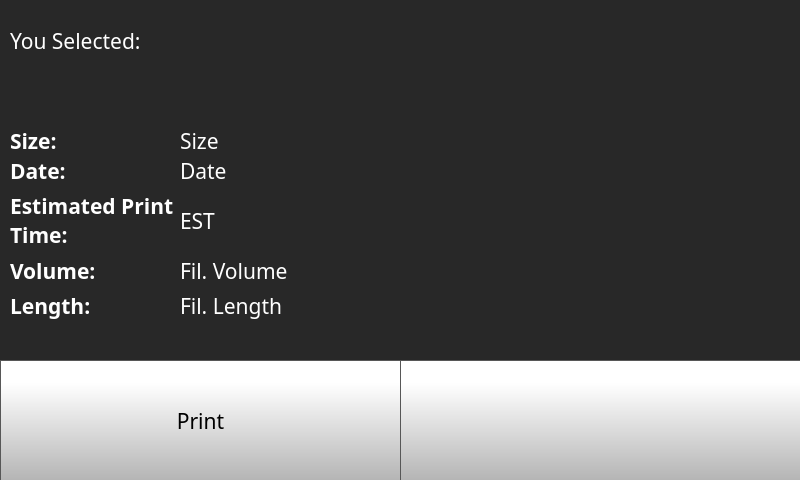
<?xml version="1.0" encoding="UTF-8"?>
<ui version="4.0">
 <class>localUSB</class>
 <widget class="QWidget" name="localUSB">
  <property name="geometry">
   <rect>
    <x>0</x>
    <y>0</y>
    <width>800</width>
    <height>480</height>
   </rect>
  </property>
  <property name="minimumSize">
   <size>
    <width>800</width>
    <height>480</height>
   </size>
  </property>
  <property name="maximumSize">
   <size>
    <width>800</width>
    <height>480</height>
   </size>
  </property>
  <property name="windowTitle">
   <string>Form</string>
  </property>
  <widget class="QStackedWidget" name="stackedWidget">
   <property name="geometry">
    <rect>
     <x>0</x>
     <y>0</y>
     <width>800</width>
     <height>480</height>
    </rect>
   </property>
   <property name="minimumSize">
    <size>
     <width>800</width>
     <height>480</height>
    </size>
   </property>
   <property name="maximumSize">
    <size>
     <width>800</width>
     <height>480</height>
    </size>
   </property>
   <property name="styleSheet">
    <string notr="true">background-color: rgb(40, 40, 40);
</string>
   </property>
   <property name="currentIndex">
    <number>3</number>
   </property>
   <widget class="QWidget" name="fileListLocalPage">
    <widget class="QPushButton" name="USBStorageBackButton">
     <property name="geometry">
      <rect>
       <x>690</x>
       <y>330</y>
       <width>111</width>
       <height>151</height>
      </rect>
     </property>
     <property name="minimumSize">
      <size>
       <width>0</width>
       <height>0</height>
      </size>
     </property>
     <property name="font">
      <font>
       <family>Gotham Light</family>
       <pointsize>20</pointsize>
      </font>
     </property>
     <property name="styleSheet">
      <string notr="true">QPushButton {
        border: 1px solid rgb(87, 87, 87);
	background-color: qlineargradient(spread:pad, x1:0, y1:1, x2:0, y2:0.188, stop:0 rgba(180, 180, 180, 255), stop:1 rgba(255, 255, 255, 255));


}

QPushButton:pressed {
    background-color: qlineargradient(x1: 0, y1: 0, x2: 0, y2: 1,
                                      stop: 0 #dadbde, stop: 1 #f6f7fa);
}

QPushButton:flat {
    border: none; /* no border for a flat push button */
}

QPushButton:default {
    border-color: navy; /* make the default button prominent */
}

QPushButton:focus {
	outline: none;
}</string>
     </property>
     <property name="text">
      <string/>
     </property>
     <property name="icon">
      <iconset resource="resources/resource.qrc">
       <normaloff>:/Navigation/img/Navigation/arrows-4.png</normaloff>:/Navigation/img/Navigation/arrows-4.png</iconset>
     </property>
     <property name="iconSize">
      <size>
       <width>70</width>
       <height>70</height>
      </size>
     </property>
     <property name="checkable">
      <bool>false</bool>
     </property>
     <property name="autoDefault">
      <bool>false</bool>
     </property>
     <property name="default">
      <bool>false</bool>
     </property>
     <property name="flat">
      <bool>false</bool>
     </property>
    </widget>
    <widget class="QPushButton" name="USBStorageScrollDown">
     <property name="geometry">
      <rect>
       <x>590</x>
       <y>240</y>
       <width>101</width>
       <height>241</height>
      </rect>
     </property>
     <property name="minimumSize">
      <size>
       <width>0</width>
       <height>0</height>
      </size>
     </property>
     <property name="font">
      <font>
       <family>Gotham Light</family>
       <pointsize>20</pointsize>
      </font>
     </property>
     <property name="styleSheet">
      <string notr="true">QPushButton {
     border: 1px solid rgb(87, 87, 87);
	background-color: qlineargradient(spread:pad, x1:0, y1:1, x2:0, y2:0.188, stop:0 rgba(180, 180, 180, 255), stop:1 rgba(255, 255, 255, 255));


}

QPushButton:pressed {
    background-color: qlineargradient(x1: 0, y1: 0, x2: 0, y2: 1,
                                      stop: 0 #dadbde, stop: 1 #f6f7fa);
}

QPushButton:flat {
    border: none; /* no border for a flat push button */
}

QPushButton:default {
    border-color: navy; /* make the default button prominent */
}

QPushButton:focus {
	outline: none;
}</string>
     </property>
     <property name="text">
      <string/>
     </property>
     <property name="icon">
      <iconset resource="resources/resource.qrc">
       <normaloff>:/Navigation/img/Navigation/arrows-5.png</normaloff>:/Navigation/img/Navigation/arrows-5.png</iconset>
     </property>
     <property name="iconSize">
      <size>
       <width>70</width>
       <height>70</height>
      </size>
     </property>
     <property name="checkable">
      <bool>false</bool>
     </property>
     <property name="autoRepeat">
      <bool>true</bool>
     </property>
     <property name="autoExclusive">
      <bool>false</bool>
     </property>
     <property name="autoDefault">
      <bool>false</bool>
     </property>
     <property name="default">
      <bool>false</bool>
     </property>
     <property name="flat">
      <bool>false</bool>
     </property>
    </widget>
    <widget class="QPushButton" name="USBStorageSelectButton">
     <property name="geometry">
      <rect>
       <x>690</x>
       <y>0</y>
       <width>111</width>
       <height>151</height>
      </rect>
     </property>
     <property name="minimumSize">
      <size>
       <width>0</width>
       <height>0</height>
      </size>
     </property>
     <property name="font">
      <font>
       <family>Gotham Light</family>
       <pointsize>20</pointsize>
      </font>
     </property>
     <property name="styleSheet">
      <string notr="true">QPushButton {
     border: 1px solid rgb(87, 87, 87);
	background-color: qlineargradient(spread:pad, x1:0, y1:1, x2:0, y2:0.188, stop:0 rgba(180, 180, 180, 255), stop:1 rgba(255, 255, 255, 255));


}

QPushButton:pressed {
    background-color: qlineargradient(x1: 0, y1: 0, x2: 0, y2: 1,
                                      stop: 0 #dadbde, stop: 1 #f6f7fa);
}

QPushButton:flat {
    border: none; /* no border for a flat push button */
}

QPushButton:default {
    border-color: navy; /* make the default button prominent */
}

QPushButton:focus {
	outline: none;
}</string>
     </property>
     <property name="text">
      <string/>
     </property>
     <property name="icon">
      <iconset resource="resources/resource.qrc">
       <normaloff>:/Icons/img/icons/verification-mark.png</normaloff>:/Icons/img/icons/verification-mark.png</iconset>
     </property>
     <property name="iconSize">
      <size>
       <width>70</width>
       <height>70</height>
      </size>
     </property>
     <property name="checkable">
      <bool>false</bool>
     </property>
     <property name="autoDefault">
      <bool>false</bool>
     </property>
     <property name="default">
      <bool>false</bool>
     </property>
     <property name="flat">
      <bool>false</bool>
     </property>
    </widget>
    <widget class="QPushButton" name="USBStorageScrollUp">
     <property name="geometry">
      <rect>
       <x>590</x>
       <y>0</y>
       <width>101</width>
       <height>241</height>
      </rect>
     </property>
     <property name="minimumSize">
      <size>
       <width>0</width>
       <height>0</height>
      </size>
     </property>
     <property name="font">
      <font>
       <family>Gotham Light</family>
       <pointsize>20</pointsize>
      </font>
     </property>
     <property name="styleSheet">
      <string notr="true">QPushButton {

     border: 1px solid rgb(87, 87, 87);
	background-color: qlineargradient(spread:pad, x1:0, y1:1, x2:0, y2:0.188, stop:0 rgba(180, 180, 180, 255), stop:1 rgba(255, 255, 255, 255));

}

QPushButton:pressed {
    background-color: qlineargradient(x1: 0, y1: 0, x2: 0, y2: 1,
                                      stop: 0 #dadbde, stop: 1 #f6f7fa);
}

QPushButton:flat {
    border: none; /* no border for a flat push button */
}

QPushButton:default {
    border-color: navy; /* make the default button prominent */
}

QPushButton:focus {
	outline: none;
}</string>
     </property>
     <property name="text">
      <string/>
     </property>
     <property name="icon">
      <iconset resource="resources/resource.qrc">
       <normaloff>:/Navigation/img/Navigation/arrows.png</normaloff>:/Navigation/img/Navigation/arrows.png</iconset>
     </property>
     <property name="iconSize">
      <size>
       <width>70</width>
       <height>70</height>
      </size>
     </property>
     <property name="checkable">
      <bool>false</bool>
     </property>
     <property name="autoRepeat">
      <bool>true</bool>
     </property>
     <property name="autoExclusive">
      <bool>false</bool>
     </property>
     <property name="autoDefault">
      <bool>false</bool>
     </property>
     <property name="default">
      <bool>false</bool>
     </property>
     <property name="flat">
      <bool>false</bool>
     </property>
    </widget>
    <widget class="QPushButton" name="USBStorageSaveButton">
     <property name="geometry">
      <rect>
       <x>690</x>
       <y>150</y>
       <width>111</width>
       <height>181</height>
      </rect>
     </property>
     <property name="minimumSize">
      <size>
       <width>0</width>
       <height>0</height>
      </size>
     </property>
     <property name="font">
      <font>
       <family>Gotham Light</family>
       <pointsize>20</pointsize>
      </font>
     </property>
     <property name="styleSheet">
      <string notr="true">QPushButton {
     border: 1px solid rgb(87, 87, 87);
	background-color: qlineargradient(spread:pad, x1:0, y1:1, x2:0, y2:0.188, stop:0 rgba(180, 180, 180, 255), stop:1 rgba(255, 255, 255, 255));

}

QPushButton:pressed {
    background-color: qlineargradient(x1: 0, y1: 0, x2: 0, y2: 1,
                                      stop: 0 #dadbde, stop: 1 #f6f7fa);
}

QPushButton:flat {
    border: none; /* no border for a flat push button */
}

QPushButton:default {
    border-color: navy; /* make the default button prominent */
}

QPushButton:focus {
	outline: none;
}</string>
     </property>
     <property name="text">
      <string/>
     </property>
     <property name="icon">
      <iconset resource="resources/resource.qrc">
       <normaloff>:/Icons/img/icons/delete.png</normaloff>:/Icons/img/icons/delete.png</iconset>
     </property>
     <property name="iconSize">
      <size>
       <width>70</width>
       <height>70</height>
      </size>
     </property>
     <property name="checkable">
      <bool>false</bool>
     </property>
     <property name="autoDefault">
      <bool>false</bool>
     </property>
     <property name="default">
      <bool>false</bool>
     </property>
     <property name="flat">
      <bool>false</bool>
     </property>
    </widget>
    <widget class="QListWidget" name="fileListWidgetUSB">
     <property name="geometry">
      <rect>
       <x>0</x>
       <y>0</y>
       <width>591</width>
       <height>481</height>
      </rect>
     </property>
     <property name="font">
      <font>
       <family>Gotham</family>
       <pointsize>20</pointsize>
      </font>
     </property>
     <property name="styleSheet">
      <string notr="true">

QListView {
    show-decoration-selected: 1; /* make the selection span the entire width
 of the view */
	background-color: rgb(255, 255, 255);
outline: none;
}

QListView::item:!selected {
	color: black;
outline: none;
}

QListView::item:selected {
    border:  rgb(182, 182, 182);
	color: rgb(255, 255, 255);
	background-color: rgb(40, 40, 40);
outline: none;
}

QListView::item:selected:!active {
     border: 1px solid rgb(182, 182, 182);
	background-color: rgb(40,40,40);
outline: none;

}

QListView::item:selected:active {
     border: 1px solid  rgb(182, 182, 182);
	background-color: rgb(40,40,40);
outline: none;
}

QListView::item:selected:focus {
	outline: none;
}
</string>
     </property>
     <property name="frameShape">
      <enum>QFrame::NoFrame</enum>
     </property>
     <property name="frameShadow">
      <enum>QFrame::Plain</enum>
     </property>
     <property name="verticalScrollBarPolicy">
      <enum>Qt::ScrollBarAlwaysOff</enum>
     </property>
     <property name="horizontalScrollBarPolicy">
      <enum>Qt::ScrollBarAlwaysOff</enum>
     </property>
     <property name="autoScrollMargin">
      <number>4</number>
     </property>
     <property name="verticalScrollMode">
      <enum>QAbstractItemView::ScrollPerItem</enum>
     </property>
     <property name="spacing">
      <number>8</number>
     </property>
    </widget>
   </widget>
   <widget class="QWidget" name="printLocationPage">
    <widget class="QPushButton" name="printLocationScreenBackButton">
     <property name="geometry">
      <rect>
       <x>529</x>
       <y>350</y>
       <width>271</width>
       <height>131</height>
      </rect>
     </property>
     <property name="minimumSize">
      <size>
       <width>0</width>
       <height>0</height>
      </size>
     </property>
     <property name="font">
      <font>
       <family>Gotham Light</family>
       <pointsize>16</pointsize>
      </font>
     </property>
     <property name="styleSheet">
      <string notr="true">QPushButton {
     border: 1px solid rgb(87, 87, 87);
	background-color: qlineargradient(spread:pad, x1:0, y1:1, x2:0, y2:0.188, stop:0 rgba(180, 180, 180, 255), stop:1 rgba(255, 255, 255, 255));


}

QPushButton:pressed {
    background-color: qlineargradient(x1: 0, y1: 0, x2: 0, y2: 1,
                                      stop: 0 #dadbde, stop: 1 #f6f7fa);
}

QPushButton:flat {
    border: none; /* no border for a flat push button */
}

QPushButton:default {
    border-color: navy; /* make the default button prominent */
}</string>
     </property>
     <property name="text">
      <string/>
     </property>
     <property name="icon">
      <iconset resource="resources/resource.qrc">
       <normaloff>:/Navigation/img/Navigation/arrows-4.png</normaloff>:/Navigation/img/Navigation/arrows-4.png</iconset>
     </property>
     <property name="iconSize">
      <size>
       <width>70</width>
       <height>70</height>
      </size>
     </property>
     <property name="checkable">
      <bool>false</bool>
     </property>
     <property name="autoDefault">
      <bool>false</bool>
     </property>
     <property name="default">
      <bool>false</bool>
     </property>
     <property name="flat">
      <bool>false</bool>
     </property>
    </widget>
    <widget class="QPushButton" name="fromUsbButton">
     <property name="geometry">
      <rect>
       <x>267</x>
       <y>350</y>
       <width>265</width>
       <height>131</height>
      </rect>
     </property>
     <property name="font">
      <font>
       <family>Gotham</family>
       <pointsize>16</pointsize>
      </font>
     </property>
     <property name="styleSheet">
      <string notr="true">QPushButton {
     border: 1px solid rgb(87, 87, 87);
	background-color: qlineargradient(spread:pad, x1:0, y1:1, x2:0, y2:0.188, stop:0 rgba(180, 180, 180, 255), stop:1 rgba(255, 255, 255, 255));



}

QPushButton:pressed {
    background-color: qlineargradient(x1: 0, y1: 0, x2: 0, y2: 1,
                                      stop: 0 #dadbde, stop: 1 #f6f7fa);
}

QPushButton:flat {
    border: none; /* no border for a flat push button */
}

QPushButton:default {
    border-color: navy; /* make the default button prominent */
}</string>
     </property>
     <property name="text">
      <string>USB</string>
     </property>
     <property name="icon">
      <iconset resource="resources/resource.qrc">
       <normaloff>:/Icons/img/icons/usb.png</normaloff>:/Icons/img/icons/usb.png</iconset>
     </property>
     <property name="iconSize">
      <size>
       <width>70</width>
       <height>70</height>
      </size>
     </property>
    </widget>
    <widget class="QLabel" name="printFromLabel">
     <property name="geometry">
      <rect>
       <x>30</x>
       <y>80</y>
       <width>231</width>
       <height>31</height>
      </rect>
     </property>
     <property name="font">
      <font>
       <family>Gotham</family>
       <pointsize>16</pointsize>
       <bold>false</bold>
      </font>
     </property>
     <property name="styleSheet">
      <string notr="true">color: rgb(255, 255, 255);</string>
     </property>
     <property name="text">
      <string>Print From :</string>
     </property>
    </widget>
    <widget class="QPushButton" name="fromLocalButton">
     <property name="geometry">
      <rect>
       <x>0</x>
       <y>350</y>
       <width>271</width>
       <height>131</height>
      </rect>
     </property>
     <property name="font">
      <font>
       <family>Gotham</family>
       <pointsize>16</pointsize>
      </font>
     </property>
     <property name="styleSheet">
      <string notr="true">QPushButton {
     border: 1px solid rgb(87, 87, 87);
	background-color: qlineargradient(spread:pad, x1:0, y1:1, x2:0, y2:0.188, stop:0 rgba(180, 180, 180, 255), stop:1 rgba(255, 255, 255, 255));



}

QPushButton:pressed {
    background-color: qlineargradient(x1: 0, y1: 0, x2: 0, y2: 1,
                                      stop: 0 #dadbde, stop: 1 #f6f7fa);
}

QPushButton:flat {
    border: none; /* no border for a flat push button */
}

QPushButton:default {
    border-color: navy; /* make the default button prominent */
}</string>
     </property>
     <property name="text">
      <string>Local </string>
     </property>
     <property name="icon">
      <iconset resource="resources/resource.qrc">
       <normaloff>:/Icons/img/icons/folder.png</normaloff>:/Icons/img/icons/folder.png</iconset>
     </property>
     <property name="iconSize">
      <size>
       <width>70</width>
       <height>70</height>
      </size>
     </property>
    </widget>
   </widget>
   <widget class="QWidget" name="printSelectedUSBPage">
    <widget class="QToolButton" name="fileSelectedUSBTransferButton">
     <property name="geometry">
      <rect>
       <x>0</x>
       <y>350</y>
       <width>271</width>
       <height>131</height>
      </rect>
     </property>
     <property name="minimumSize">
      <size>
       <width>0</width>
       <height>0</height>
      </size>
     </property>
     <property name="font">
      <font>
       <family>Gotham</family>
       <pointsize>16</pointsize>
      </font>
     </property>
     <property name="styleSheet">
      <string notr="true">QToolButton {
    border: 1px solid rgb(87, 87, 87);
	background-color: qlineargradient(spread:pad, x1:0, y1:1, x2:0, y2:0.188, stop:0 rgba(180, 180, 180, 255), stop:1 rgba(255, 255, 255, 255));
}

QToolButton:pressed {
    background-color: qlineargradient(x1: 0, y1: 0, x2: 0, y2: 1,
                                      stop: 0 #dadbde, stop: 1 #f6f7fa);
}

QToolButton:flat {
    border: none; /* no border for a flat push button */
}

QToolButton:default {
    border-color: navy; /* make the default button prominent */
}</string>
     </property>
     <property name="text">
      <string>Save to Local</string>
     </property>
     <property name="icon">
      <iconset resource="resources/resource.qrc">
       <normaloff>:/Icons/img/icons/icon.png</normaloff>:/Icons/img/icons/icon.png</iconset>
     </property>
     <property name="iconSize">
      <size>
       <width>70</width>
       <height>70</height>
      </size>
     </property>
     <property name="checkable">
      <bool>false</bool>
     </property>
     <property name="toolButtonStyle">
      <enum>Qt::ToolButtonTextUnderIcon</enum>
     </property>
    </widget>
    <widget class="QPushButton" name="fileSelectedUSBBackButton">
     <property name="geometry">
      <rect>
       <x>529</x>
       <y>350</y>
       <width>271</width>
       <height>131</height>
      </rect>
     </property>
     <property name="minimumSize">
      <size>
       <width>0</width>
       <height>0</height>
      </size>
     </property>
     <property name="font">
      <font>
       <family>Gotham</family>
       <pointsize>16</pointsize>
      </font>
     </property>
     <property name="styleSheet">
      <string notr="true">QPushButton {
    border: 1px solid rgb(87, 87, 87);

	background-color: qlineargradient(spread:pad, x1:0, y1:1, x2:0, y2:0.188, stop:0 rgba(180, 180, 180, 255), stop:1 rgba(255, 255, 255, 255));
}

QPushButton:pressed {
    background-color: qlineargradient(x1: 0, y1: 0, x2: 0, y2: 1,
                                      stop: 0 #dadbde, stop: 1 #f6f7fa);
}

QPushButton:flat {
    border: none; /* no border for a flat push button */
}

QPushButton:default {
    border-color: navy; /* make the default button prominent */
}</string>
     </property>
     <property name="text">
      <string/>
     </property>
     <property name="icon">
      <iconset resource="resources/resource.qrc">
       <normaloff>:/Navigation/img/Navigation/arrows-4.png</normaloff>:/Navigation/img/Navigation/arrows-4.png</iconset>
     </property>
     <property name="iconSize">
      <size>
       <width>70</width>
       <height>70</height>
      </size>
     </property>
     <property name="checkable">
      <bool>false</bool>
     </property>
     <property name="autoDefault">
      <bool>false</bool>
     </property>
     <property name="default">
      <bool>false</bool>
     </property>
     <property name="flat">
      <bool>false</bool>
     </property>
    </widget>
    <widget class="QLabel" name="printPreviewSelectedUSB">
     <property name="geometry">
      <rect>
       <x>270</x>
       <y>20</y>
       <width>261</width>
       <height>271</height>
      </rect>
     </property>
     <property name="font">
      <font>
       <family>Gotham</family>
       <pointsize>16</pointsize>
      </font>
     </property>
     <property name="styleSheet">
      <string notr="true">background-color: rgba(255, 255, 255, 0);</string>
     </property>
     <property name="text">
      <string/>
     </property>
     <property name="pixmap">
      <pixmap resource="resources/resource.qrc">:/Logos &amp; Branding/img/Logos/thumbnail.png</pixmap>
     </property>
     <property name="scaledContents">
      <bool>true</bool>
     </property>
    </widget>
    <widget class="QToolButton" name="fileSelectedUSBPrintButton">
     <property name="geometry">
      <rect>
       <x>267</x>
       <y>350</y>
       <width>265</width>
       <height>131</height>
      </rect>
     </property>
     <property name="minimumSize">
      <size>
       <width>0</width>
       <height>0</height>
      </size>
     </property>
     <property name="font">
      <font>
       <family>Gotham</family>
       <pointsize>16</pointsize>
      </font>
     </property>
     <property name="styleSheet">
      <string notr="true">QToolButton {
    border: 1px solid rgb(87, 87, 87);
	background-color: qlineargradient(spread:pad, x1:0, y1:1, x2:0, y2:0.188, stop:0 rgba(180, 180, 180, 255), stop:1 rgba(255, 255, 255, 255));
}

QToolButton:pressed {
    background-color: qlineargradient(x1: 0, y1: 0, x2: 0, y2: 1,
                                      stop: 0 #dadbde, stop: 1 #f6f7fa);
}

QToolButton:flat {
    border: none; /* no border for a flat push button */
}

QToolButton:default {
    border-color: navy; /* make the default button prominent */
}</string>
     </property>
     <property name="text">
      <string>Print</string>
     </property>
     <property name="icon">
      <iconset resource="resources/resource.qrc">
       <normaloff>:/Icons/img/icons/printer.png</normaloff>:/Icons/img/icons/printer.png</iconset>
     </property>
     <property name="iconSize">
      <size>
       <width>70</width>
       <height>70</height>
      </size>
     </property>
     <property name="checkable">
      <bool>false</bool>
     </property>
     <property name="toolButtonStyle">
      <enum>Qt::ToolButtonTextUnderIcon</enum>
     </property>
    </widget>
    <widget class="QLabel" name="fileSelectedUSBName">
     <property name="geometry">
      <rect>
       <x>20</x>
       <y>20</y>
       <width>481</width>
       <height>31</height>
      </rect>
     </property>
     <property name="font">
      <font>
       <family>Gotham</family>
       <pointsize>16</pointsize>
       <bold>false</bold>
      </font>
     </property>
     <property name="styleSheet">
      <string notr="true">color: rgb(255, 255, 255);
background-color: rgba(255, 255, 255, 0);</string>
     </property>
     <property name="text">
      <string>File Name</string>
     </property>
    </widget>
   </widget>
   <widget class="QWidget" name="printSelectedLocalPage">
    <widget class="QLabel" name="fileDateSelected">
     <property name="geometry">
      <rect>
       <x>180</x>
       <y>160</y>
       <width>201</width>
       <height>21</height>
      </rect>
     </property>
     <property name="font">
      <font>
       <family>Gotham</family>
       <pointsize>16</pointsize>
       <bold>false</bold>
      </font>
     </property>
     <property name="styleSheet">
      <string notr="true">color: rgb(255, 255, 255);
background-color: rgba(255, 255, 255, 0);</string>
     </property>
     <property name="text">
      <string>Date</string>
     </property>
     <property name="scaledContents">
      <bool>true</bool>
     </property>
    </widget>
    <widget class="QLabel" name="filamentVolumeSelected">
     <property name="geometry">
      <rect>
       <x>180</x>
       <y>260</y>
       <width>161</width>
       <height>21</height>
      </rect>
     </property>
     <property name="font">
      <font>
       <family>Gotham</family>
       <pointsize>16</pointsize>
       <bold>false</bold>
      </font>
     </property>
     <property name="styleSheet">
      <string notr="true">color: rgb(255, 255, 255);
background-color: rgba(255, 255, 255, 0);</string>
     </property>
     <property name="text">
      <string>Fil. Volume</string>
     </property>
     <property name="scaledContents">
      <bool>true</bool>
     </property>
    </widget>
    <widget class="QLabel" name="fileSizeSelected">
     <property name="geometry">
      <rect>
       <x>180</x>
       <y>130</y>
       <width>161</width>
       <height>21</height>
      </rect>
     </property>
     <property name="font">
      <font>
       <family>Gotham</family>
       <pointsize>16</pointsize>
       <bold>false</bold>
      </font>
     </property>
     <property name="styleSheet">
      <string notr="true">color: rgb(255, 255, 255);
background-color: rgba(255, 255, 255, 0);</string>
     </property>
     <property name="text">
      <string>Size</string>
     </property>
     <property name="scaledContents">
      <bool>true</bool>
     </property>
    </widget>
    <widget class="QToolButton" name="fileSelectedPrintButton">
     <property name="geometry">
      <rect>
       <x>0</x>
       <y>360</y>
       <width>401</width>
       <height>121</height>
      </rect>
     </property>
     <property name="minimumSize">
      <size>
       <width>0</width>
       <height>0</height>
      </size>
     </property>
     <property name="font">
      <font>
       <family>Gotham</family>
       <pointsize>16</pointsize>
      </font>
     </property>
     <property name="styleSheet">
      <string notr="true">QToolButton {
    border: 1px solid rgb(87, 87, 87);
	background-color: qlineargradient(spread:pad, x1:0, y1:1, x2:0, y2:0.188, stop:0 rgba(180, 180, 180, 255), stop:1 rgba(255, 255, 255, 255));
}

QToolButton:pressed {
    background-color: qlineargradient(x1: 0, y1: 0, x2: 0, y2: 1,
                                      stop: 0 #dadbde, stop: 1 #f6f7fa);
}

QToolButton:flat {
    border: none; /* no border for a flat push button */
}

QToolButton:default {
    border-color: navy; /* make the default button prominent */
}</string>
     </property>
     <property name="text">
      <string>Print</string>
     </property>
     <property name="icon">
      <iconset resource="resources/resource.qrc">
       <normaloff>:/Icons/img/icons/printer.png</normaloff>:/Icons/img/icons/printer.png</iconset>
     </property>
     <property name="iconSize">
      <size>
       <width>70</width>
       <height>70</height>
      </size>
     </property>
     <property name="checkable">
      <bool>false</bool>
     </property>
     <property name="toolButtonStyle">
      <enum>Qt::ToolButtonTextUnderIcon</enum>
     </property>
    </widget>
    <widget class="QLabel" name="fileSelected">
     <property name="geometry">
      <rect>
       <x>10</x>
       <y>20</y>
       <width>461</width>
       <height>41</height>
      </rect>
     </property>
     <property name="font">
      <font>
       <family>Gotham</family>
       <pointsize>16</pointsize>
       <bold>false</bold>
       <underline>false</underline>
       <strikeout>false</strikeout>
      </font>
     </property>
     <property name="styleSheet">
      <string notr="true">color:  white;
background-color: rgba(255, 255, 255, 0);</string>
     </property>
     <property name="text">
      <string>You Selected: </string>
     </property>
     <property name="scaledContents">
      <bool>true</bool>
     </property>
     <property name="wordWrap">
      <bool>true</bool>
     </property>
    </widget>
    <widget class="QLabel" name="filamentLengthSelectedLabel">
     <property name="geometry">
      <rect>
       <x>10</x>
       <y>290</y>
       <width>121</width>
       <height>31</height>
      </rect>
     </property>
     <property name="font">
      <font>
       <family>Gotham</family>
       <pointsize>16</pointsize>
       <bold>true</bold>
      </font>
     </property>
     <property name="styleSheet">
      <string notr="true">color: rgb(255, 255, 255);
background-color: rgba(255, 255, 255, 0);</string>
     </property>
     <property name="text">
      <string>Length:</string>
     </property>
    </widget>
    <widget class="QPushButton" name="fileSelectedBackButton">
     <property name="geometry">
      <rect>
       <x>400</x>
       <y>360</y>
       <width>401</width>
       <height>121</height>
      </rect>
     </property>
     <property name="minimumSize">
      <size>
       <width>0</width>
       <height>0</height>
      </size>
     </property>
     <property name="font">
      <font>
       <family>Gotham</family>
       <pointsize>16</pointsize>
      </font>
     </property>
     <property name="styleSheet">
      <string notr="true">QPushButton {
    border: 1px solid rgb(87, 87, 87);

	background-color: qlineargradient(spread:pad, x1:0, y1:1, x2:0, y2:0.188, stop:0 rgba(180, 180, 180, 255), stop:1 rgba(255, 255, 255, 255));
}

QPushButton:pressed {
    background-color: qlineargradient(x1: 0, y1: 0, x2: 0, y2: 1,
                                      stop: 0 #dadbde, stop: 1 #f6f7fa);
}

QPushButton:flat {
    border: none; /* no border for a flat push button */
}

QPushButton:default {
    border-color: navy; /* make the default button prominent */
}</string>
     </property>
     <property name="text">
      <string/>
     </property>
     <property name="icon">
      <iconset resource="resources/resource.qrc">
       <normaloff>:/Navigation/img/Navigation/arrows-4.png</normaloff>:/Navigation/img/Navigation/arrows-4.png</iconset>
     </property>
     <property name="iconSize">
      <size>
       <width>70</width>
       <height>70</height>
      </size>
     </property>
     <property name="checkable">
      <bool>false</bool>
     </property>
     <property name="autoDefault">
      <bool>false</bool>
     </property>
     <property name="default">
      <bool>false</bool>
     </property>
     <property name="flat">
      <bool>false</bool>
     </property>
    </widget>
    <widget class="QLabel" name="fileSizeSelectedLabel">
     <property name="geometry">
      <rect>
       <x>10</x>
       <y>130</y>
       <width>71</width>
       <height>21</height>
      </rect>
     </property>
     <property name="font">
      <font>
       <family>Gotham</family>
       <pointsize>16</pointsize>
       <bold>true</bold>
      </font>
     </property>
     <property name="styleSheet">
      <string notr="true">color: rgb(255, 255, 255);</string>
     </property>
     <property name="text">
      <string>Size:</string>
     </property>
    </widget>
    <widget class="QLabel" name="fileDateSelectedLabel">
     <property name="geometry">
      <rect>
       <x>10</x>
       <y>160</y>
       <width>81</width>
       <height>21</height>
      </rect>
     </property>
     <property name="font">
      <font>
       <family>Gotham</family>
       <pointsize>16</pointsize>
       <bold>true</bold>
      </font>
     </property>
     <property name="styleSheet">
      <string notr="true">color: rgb(255, 255, 255);</string>
     </property>
     <property name="text">
      <string>Date:</string>
     </property>
    </widget>
    <widget class="QLabel" name="filePrintTimeSelected">
     <property name="geometry">
      <rect>
       <x>180</x>
       <y>210</y>
       <width>141</width>
       <height>21</height>
      </rect>
     </property>
     <property name="font">
      <font>
       <family>Gotham</family>
       <pointsize>16</pointsize>
       <bold>false</bold>
      </font>
     </property>
     <property name="styleSheet">
      <string notr="true">color: rgb(255, 255, 255);
background-color: rgba(255, 255, 255, 0);</string>
     </property>
     <property name="text">
      <string>EST</string>
     </property>
     <property name="scaledContents">
      <bool>true</bool>
     </property>
    </widget>
    <widget class="QLabel" name="filamentVolumeSelectedLabel">
     <property name="geometry">
      <rect>
       <x>10</x>
       <y>260</y>
       <width>131</width>
       <height>21</height>
      </rect>
     </property>
     <property name="font">
      <font>
       <family>Gotham</family>
       <pointsize>16</pointsize>
       <bold>true</bold>
      </font>
     </property>
     <property name="styleSheet">
      <string notr="true">color: rgb(255, 255, 255);
background-color: rgba(255, 255, 255, 0);</string>
     </property>
     <property name="text">
      <string>Volume:</string>
     </property>
    </widget>
    <widget class="QLabel" name="filePrintTimeSelectedLabel">
     <property name="geometry">
      <rect>
       <x>10</x>
       <y>190</y>
       <width>171</width>
       <height>61</height>
      </rect>
     </property>
     <property name="font">
      <font>
       <family>Gotham</family>
       <pointsize>16</pointsize>
       <bold>true</bold>
      </font>
     </property>
     <property name="styleSheet">
      <string notr="true">color: rgb(255, 255, 255);
background-color: rgba(255, 255, 255, 0);</string>
     </property>
     <property name="text">
      <string>Estimated Print Time:</string>
     </property>
     <property name="wordWrap">
      <bool>true</bool>
     </property>
    </widget>
    <widget class="QLabel" name="filamentLengthFileSelected">
     <property name="geometry">
      <rect>
       <x>180</x>
       <y>290</y>
       <width>161</width>
       <height>31</height>
      </rect>
     </property>
     <property name="font">
      <font>
       <family>Gotham</family>
       <pointsize>16</pointsize>
       <bold>false</bold>
      </font>
     </property>
     <property name="styleSheet">
      <string notr="true">color: rgb(255, 255, 255);
background-color: rgba(255, 255, 255, 0);</string>
     </property>
     <property name="text">
      <string>Fil. Length</string>
     </property>
     <property name="scaledContents">
      <bool>true</bool>
     </property>
    </widget>
   </widget>
   <widget class="QWidget" name="fileListUSBPage">
    <widget class="QPushButton" name="USBStorageBackButton_2">
     <property name="geometry">
      <rect>
       <x>690</x>
       <y>330</y>
       <width>111</width>
       <height>151</height>
      </rect>
     </property>
     <property name="minimumSize">
      <size>
       <width>0</width>
       <height>0</height>
      </size>
     </property>
     <property name="font">
      <font>
       <family>Gotham Light</family>
       <pointsize>20</pointsize>
      </font>
     </property>
     <property name="styleSheet">
      <string notr="true">QPushButton {
        border: 1px solid rgb(87, 87, 87);
	background-color: qlineargradient(spread:pad, x1:0, y1:1, x2:0, y2:0.188, stop:0 rgba(180, 180, 180, 255), stop:1 rgba(255, 255, 255, 255));


}

QPushButton:pressed {
    background-color: qlineargradient(x1: 0, y1: 0, x2: 0, y2: 1,
                                      stop: 0 #dadbde, stop: 1 #f6f7fa);
}

QPushButton:flat {
    border: none; /* no border for a flat push button */
}

QPushButton:default {
    border-color: navy; /* make the default button prominent */
}

QPushButton:focus {
	outline: none;
}</string>
     </property>
     <property name="text">
      <string/>
     </property>
     <property name="icon">
      <iconset resource="resources/resource.qrc">
       <normaloff>:/Navigation/img/Navigation/arrows-4.png</normaloff>:/Navigation/img/Navigation/arrows-4.png</iconset>
     </property>
     <property name="iconSize">
      <size>
       <width>70</width>
       <height>70</height>
      </size>
     </property>
     <property name="checkable">
      <bool>false</bool>
     </property>
     <property name="autoDefault">
      <bool>false</bool>
     </property>
     <property name="default">
      <bool>false</bool>
     </property>
     <property name="flat">
      <bool>false</bool>
     </property>
    </widget>
    <widget class="QPushButton" name="USBStorageScrollDown_2">
     <property name="geometry">
      <rect>
       <x>590</x>
       <y>240</y>
       <width>101</width>
       <height>241</height>
      </rect>
     </property>
     <property name="minimumSize">
      <size>
       <width>0</width>
       <height>0</height>
      </size>
     </property>
     <property name="font">
      <font>
       <family>Gotham Light</family>
       <pointsize>20</pointsize>
      </font>
     </property>
     <property name="styleSheet">
      <string notr="true">QPushButton {
     border: 1px solid rgb(87, 87, 87);
	background-color: qlineargradient(spread:pad, x1:0, y1:1, x2:0, y2:0.188, stop:0 rgba(180, 180, 180, 255), stop:1 rgba(255, 255, 255, 255));


}

QPushButton:pressed {
    background-color: qlineargradient(x1: 0, y1: 0, x2: 0, y2: 1,
                                      stop: 0 #dadbde, stop: 1 #f6f7fa);
}

QPushButton:flat {
    border: none; /* no border for a flat push button */
}

QPushButton:default {
    border-color: navy; /* make the default button prominent */
}

QPushButton:focus {
	outline: none;
}</string>
     </property>
     <property name="text">
      <string/>
     </property>
     <property name="icon">
      <iconset resource="resources/resource.qrc">
       <normaloff>:/Navigation/img/Navigation/arrows-5.png</normaloff>:/Navigation/img/Navigation/arrows-5.png</iconset>
     </property>
     <property name="iconSize">
      <size>
       <width>70</width>
       <height>70</height>
      </size>
     </property>
     <property name="checkable">
      <bool>false</bool>
     </property>
     <property name="autoRepeat">
      <bool>true</bool>
     </property>
     <property name="autoExclusive">
      <bool>false</bool>
     </property>
     <property name="autoDefault">
      <bool>false</bool>
     </property>
     <property name="default">
      <bool>false</bool>
     </property>
     <property name="flat">
      <bool>false</bool>
     </property>
    </widget>
    <widget class="QPushButton" name="USBStorageSelectButton_2">
     <property name="geometry">
      <rect>
       <x>690</x>
       <y>0</y>
       <width>111</width>
       <height>151</height>
      </rect>
     </property>
     <property name="minimumSize">
      <size>
       <width>0</width>
       <height>0</height>
      </size>
     </property>
     <property name="font">
      <font>
       <family>Gotham Light</family>
       <pointsize>20</pointsize>
      </font>
     </property>
     <property name="styleSheet">
      <string notr="true">QPushButton {
     border: 1px solid rgb(87, 87, 87);
	background-color: qlineargradient(spread:pad, x1:0, y1:1, x2:0, y2:0.188, stop:0 rgba(180, 180, 180, 255), stop:1 rgba(255, 255, 255, 255));


}

QPushButton:pressed {
    background-color: qlineargradient(x1: 0, y1: 0, x2: 0, y2: 1,
                                      stop: 0 #dadbde, stop: 1 #f6f7fa);
}

QPushButton:flat {
    border: none; /* no border for a flat push button */
}

QPushButton:default {
    border-color: navy; /* make the default button prominent */
}

QPushButton:focus {
	outline: none;
}</string>
     </property>
     <property name="text">
      <string/>
     </property>
     <property name="icon">
      <iconset resource="resources/resource.qrc">
       <normaloff>:/Icons/img/icons/verification-mark.png</normaloff>:/Icons/img/icons/verification-mark.png</iconset>
     </property>
     <property name="iconSize">
      <size>
       <width>70</width>
       <height>70</height>
      </size>
     </property>
     <property name="checkable">
      <bool>false</bool>
     </property>
     <property name="autoDefault">
      <bool>false</bool>
     </property>
     <property name="default">
      <bool>false</bool>
     </property>
     <property name="flat">
      <bool>false</bool>
     </property>
    </widget>
    <widget class="QPushButton" name="USBStorageScrollUp_2">
     <property name="geometry">
      <rect>
       <x>590</x>
       <y>0</y>
       <width>101</width>
       <height>241</height>
      </rect>
     </property>
     <property name="minimumSize">
      <size>
       <width>0</width>
       <height>0</height>
      </size>
     </property>
     <property name="font">
      <font>
       <family>Gotham Light</family>
       <pointsize>20</pointsize>
      </font>
     </property>
     <property name="styleSheet">
      <string notr="true">QPushButton {

     border: 1px solid rgb(87, 87, 87);
	background-color: qlineargradient(spread:pad, x1:0, y1:1, x2:0, y2:0.188, stop:0 rgba(180, 180, 180, 255), stop:1 rgba(255, 255, 255, 255));

}

QPushButton:pressed {
    background-color: qlineargradient(x1: 0, y1: 0, x2: 0, y2: 1,
                                      stop: 0 #dadbde, stop: 1 #f6f7fa);
}

QPushButton:flat {
    border: none; /* no border for a flat push button */
}

QPushButton:default {
    border-color: navy; /* make the default button prominent */
}

QPushButton:focus {
	outline: none;
}</string>
     </property>
     <property name="text">
      <string/>
     </property>
     <property name="icon">
      <iconset resource="resources/resource.qrc">
       <normaloff>:/Navigation/img/Navigation/arrows.png</normaloff>:/Navigation/img/Navigation/arrows.png</iconset>
     </property>
     <property name="iconSize">
      <size>
       <width>70</width>
       <height>70</height>
      </size>
     </property>
     <property name="checkable">
      <bool>false</bool>
     </property>
     <property name="autoRepeat">
      <bool>true</bool>
     </property>
     <property name="autoExclusive">
      <bool>false</bool>
     </property>
     <property name="autoDefault">
      <bool>false</bool>
     </property>
     <property name="default">
      <bool>false</bool>
     </property>
     <property name="flat">
      <bool>false</bool>
     </property>
    </widget>
    <widget class="QPushButton" name="USBStorageSaveButton_2">
     <property name="geometry">
      <rect>
       <x>690</x>
       <y>150</y>
       <width>111</width>
       <height>181</height>
      </rect>
     </property>
     <property name="minimumSize">
      <size>
       <width>0</width>
       <height>0</height>
      </size>
     </property>
     <property name="font">
      <font>
       <family>Gotham Light</family>
       <pointsize>20</pointsize>
      </font>
     </property>
     <property name="styleSheet">
      <string notr="true">QPushButton {
     border: 1px solid rgb(87, 87, 87);
	background-color: qlineargradient(spread:pad, x1:0, y1:1, x2:0, y2:0.188, stop:0 rgba(180, 180, 180, 255), stop:1 rgba(255, 255, 255, 255));

}

QPushButton:pressed {
    background-color: qlineargradient(x1: 0, y1: 0, x2: 0, y2: 1,
                                      stop: 0 #dadbde, stop: 1 #f6f7fa);
}

QPushButton:flat {
    border: none; /* no border for a flat push button */
}

QPushButton:default {
    border-color: navy; /* make the default button prominent */
}

QPushButton:focus {
	outline: none;
}</string>
     </property>
     <property name="text">
      <string/>
     </property>
     <property name="icon">
      <iconset resource="resources/resource.qrc">
       <normaloff>:/Icons/img/icons/icon.png</normaloff>:/Icons/img/icons/icon.png</iconset>
     </property>
     <property name="iconSize">
      <size>
       <width>70</width>
       <height>70</height>
      </size>
     </property>
     <property name="checkable">
      <bool>false</bool>
     </property>
     <property name="autoDefault">
      <bool>false</bool>
     </property>
     <property name="default">
      <bool>false</bool>
     </property>
     <property name="flat">
      <bool>false</bool>
     </property>
    </widget>
    <widget class="QListWidget" name="fileListWidgetUSB_2">
     <property name="geometry">
      <rect>
       <x>0</x>
       <y>0</y>
       <width>591</width>
       <height>481</height>
      </rect>
     </property>
     <property name="font">
      <font>
       <family>Gotham</family>
       <pointsize>20</pointsize>
      </font>
     </property>
     <property name="styleSheet">
      <string notr="true">

QListView {
    show-decoration-selected: 1; /* make the selection span the entire width
 of the view */
	background-color: rgb(255, 255, 255);
outline: none;
}

QListView::item:!selected {
	color: black;
outline: none;
}

QListView::item:selected {
    border:  rgb(182, 182, 182);
	color: rgb(255, 255, 255);
	background-color: rgb(40, 40, 40);
outline: none;
}

QListView::item:selected:!active {
     border: 1px solid rgb(182, 182, 182);
	background-color: rgb(40,40,40);
outline: none;

}

QListView::item:selected:active {
     border: 1px solid  rgb(182, 182, 182);
	background-color: rgb(40,40,40);
outline: none;
}

QListView::item:selected:focus {
	outline: none;
}
</string>
     </property>
     <property name="frameShape">
      <enum>QFrame::NoFrame</enum>
     </property>
     <property name="frameShadow">
      <enum>QFrame::Plain</enum>
     </property>
     <property name="verticalScrollBarPolicy">
      <enum>Qt::ScrollBarAlwaysOff</enum>
     </property>
     <property name="horizontalScrollBarPolicy">
      <enum>Qt::ScrollBarAlwaysOff</enum>
     </property>
     <property name="autoScrollMargin">
      <number>4</number>
     </property>
     <property name="verticalScrollMode">
      <enum>QAbstractItemView::ScrollPerItem</enum>
     </property>
     <property name="spacing">
      <number>8</number>
     </property>
    </widget>
   </widget>
  </widget>
 </widget>
 <resources>
  <include location="resources/resource.qrc"/>
 </resources>
 <connections/>
</ui>
